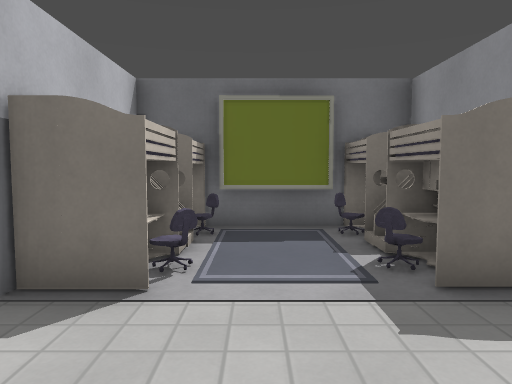
View 1 (above)

19 first-person views from a walk through a level from a Godot 3-D game. The camera is 1.2 m above the floor, tilts 4° down and sees 70° across. The floor is counted in squares, 1 m on a side. Each view is taken from the middle of a square. On the plan, view 1 faces up. The plan holds only what a view shows up to about 15 squares ahead; the rest is blank. The place goes on beyond the plan. Some surface patterns are stand-ins.

View 2
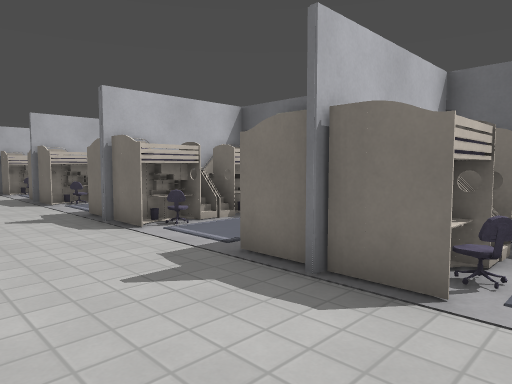

View 3
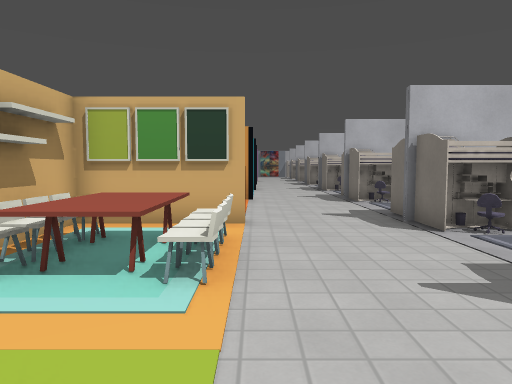

View 4
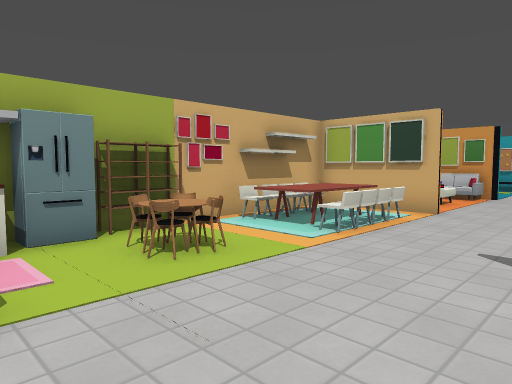

View 5
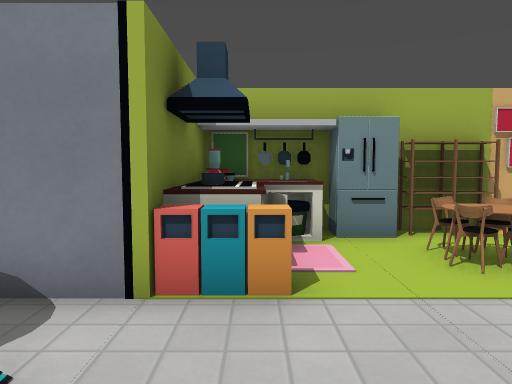

View 6
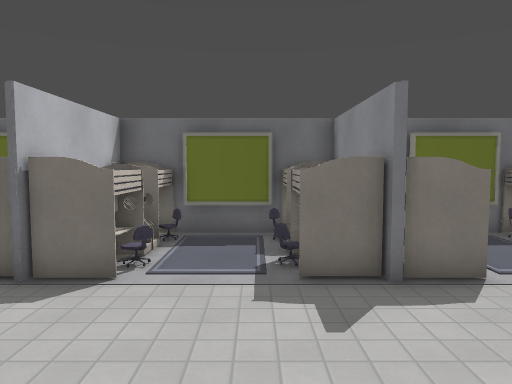

View 7
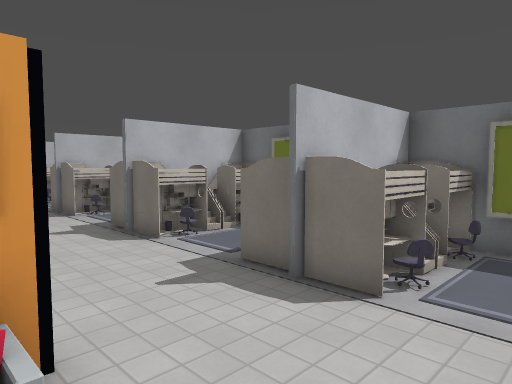

View 8
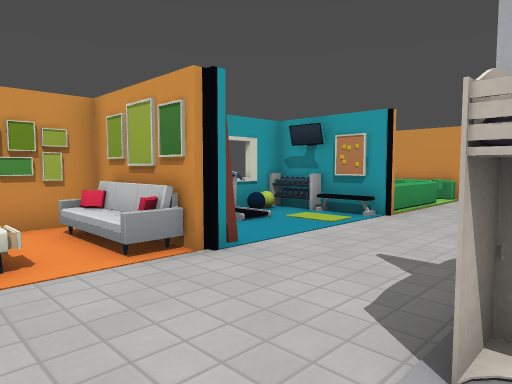

View 9
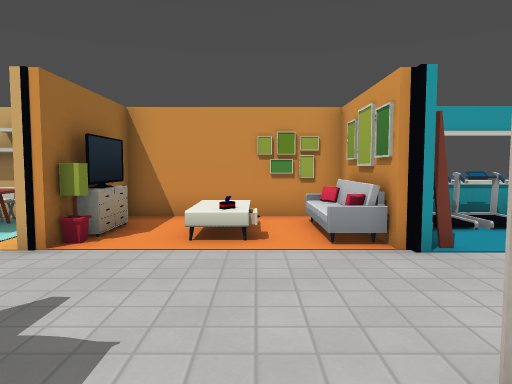

View 10
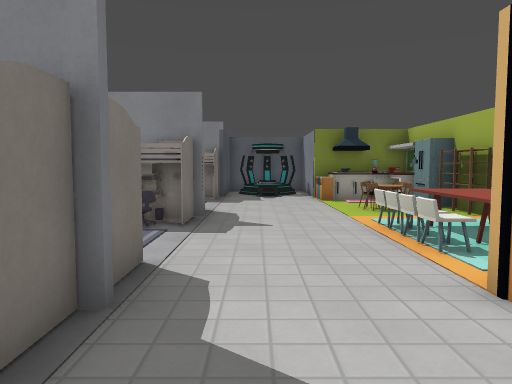

View 11
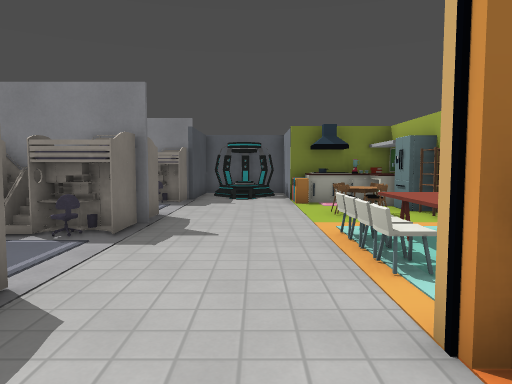

View 12
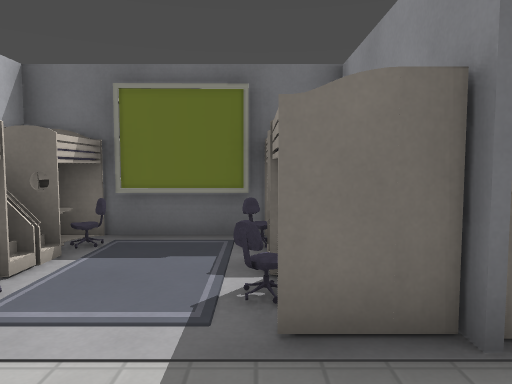

View 13
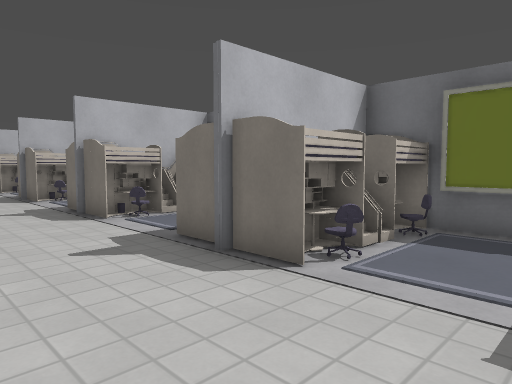

View 14
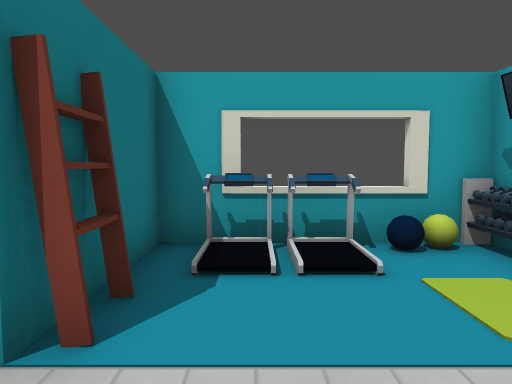

View 15
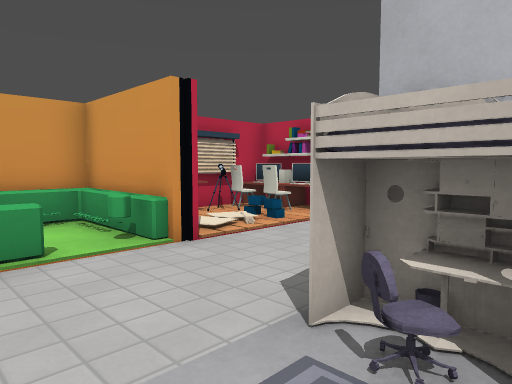

View 16
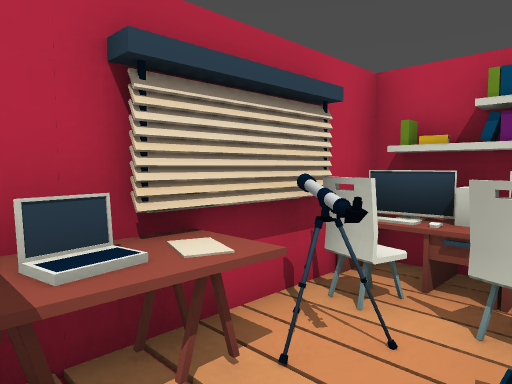

View 17
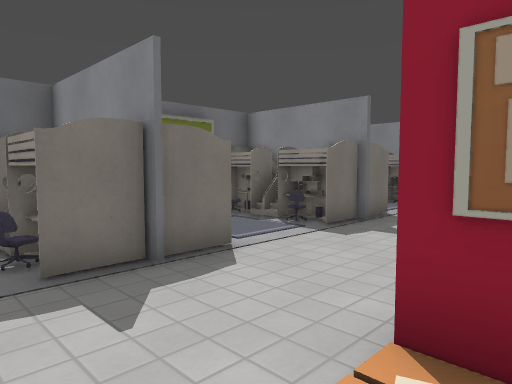

View 18
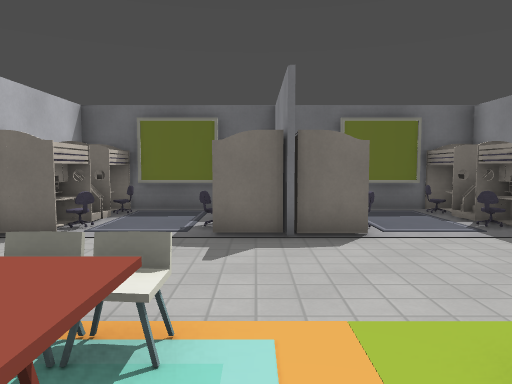

View 19
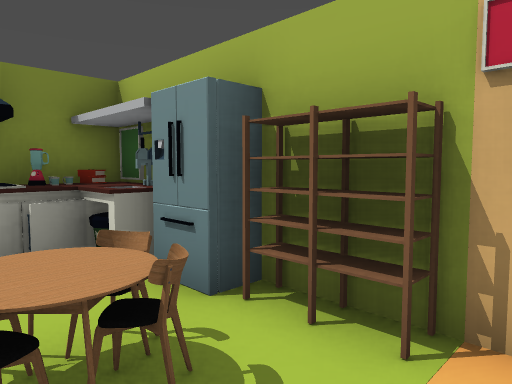

### Floor plan
Key: @ floor where view 1 was taken; # wall or solid block; . floor; / step, stairs or slope; = window, fence, low wall or low ledge; ^ raised ledge; B bed; P picture; C carpet; H chair; T table; S sofa; F fridge; I bin; N sink; E shelf; A ball; R dresser; G TV; K books; L plank; U curtain; Y keyboard; O other object.
Columns run from 29 left of view 1 to 5 right of it. Each row starts with its distance up from view 1.
  8              #    ##    ##   ##
  7    BBOOP B#BP.BBBBP.B#BP..BBBP.B#
  6    BBOO .B#B. BBBB .B#B. BBBB .B#
  5 B  .BB. .B#B. .BB...B#B. BBBB .B#
  4 B..BBBB..B#B..BBBB..B#BC.BBBB..BB
  3 .....B....B.....B..........B....###
  2  ................................=#
  1   ...............................=#
  0 T .//#.^==#....../.....HHH...@..I##
 -1 OH/ /#.   #....E#///.P.TTT..HH.###
 -2 EHL  #.   #E.//.#///RG.TTT..H..=#
 -3 YHLUL#==  #AO==.#S...P.HHH.##FNK#
 -4 ########  #######################

Where each view was taken, in squares from view 1:
view 1: 0 up, 0 right, facing up
view 2: 0 up, 0 right, facing up-left
view 3: 0 up, 0 right, facing left
view 4: 3 up, 2 right, facing down-left
view 5: 3 up, 2 right, facing down
view 6: 2 down, 10 left, facing up
view 7: 1 down, 10 left, facing up-left
view 8: 4 up, 10 left, facing down-left
view 9: 5 up, 11 left, facing down
view 10: 2 up, 11 left, facing right
view 11: 1 up, 10 left, facing right
view 12: 1 up, 15 left, facing up
view 13: 0 up, 15 left, facing up-left
view 14: 2 up, 15 left, facing down
view 15: 5 up, 21 left, facing down-left
view 16: 1 down, 25 left, facing down-left
view 17: 1 down, 27 left, facing up-right
view 18: 3 down, 3 left, facing up
view 19: 1 down, 3 left, facing down-right
